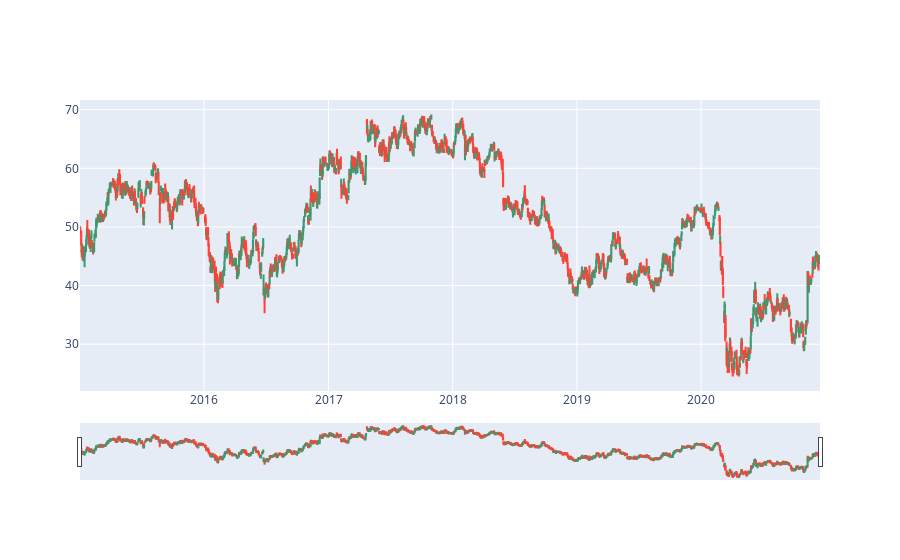

The notebook cell this image was saved under:
### Code cell
candlestick('BNP.PA', start, end)

### Figure 1 — Plotly figure (JSON) as saved in the notebook; plotly's stock layout.template omitted (floating-point values rounded to 4 significant figures; data arrays with more than 128 entries replaced by an {"elided": "..."} marker saying what was removed)
{"data": [{"close": {"elided": "1522 float values"}, "high": {"elided": "1522 float values"}, "low": {"elided": "1522 float values"}, "open": {"elided": "1522 float values"}, "type": "candlestick", "x": {"elided": "1522 str values"}}], "layout": {}}
